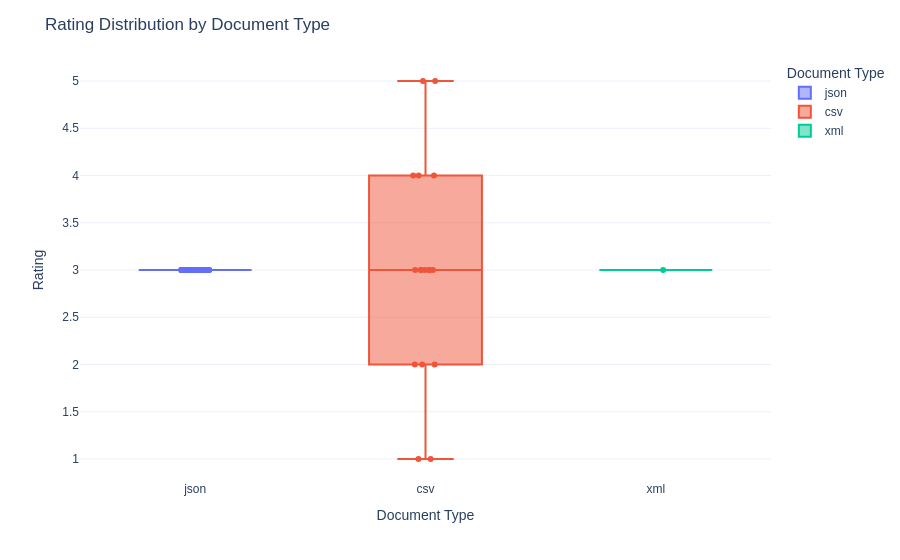

Here is the notebook cell this chart was saved with:
### Markdown cell above
### Explanation - Interactive Mention Timeline

This chart tracks monthly Apple mention volume while exposing average rating and unique-source counts in the tooltip. A line chart remains the correct base encoding because this is a time-trend question. Plotly adds zooming and hover inspection, which is especially useful for investigating particular periods without changing the chart type.

### Code cell
result = interactive_rating_by_document_type(df, INTERACTIVE_OUTPUT_DIR)
result["figure"].show()
result["path"]

### Figure 1 — Plotly figure (JSON) as saved in the notebook; plotly's stock layout.template omitted (floating-point values rounded to 4 significant figures; data arrays with more than 128 entries replaced by an {"elided": "..."} marker saying what was removed)
{"data": [{"alignmentgroup": "True", "boxpoints": "all", "customdata": {"elided": "83x3 str values"}, "hovertemplate": "Document Type=%{x}<br>Rating=%{y:.2f}<br>Title=%{customdata[0]}<br>Source=%{customdata[1]}<br>Language=%{customdata[2]}<extra></extra>", "jitter": 0.25, "legendgroup": "json", "marker": {"color": "#636efa"}, "name": "json", "notched": false, "offsetgroup": "json", "orientation": "v", "pointpos": 0, "showlegend": true, "type": "box", "x": ["json", "json", "json", "json", "json", "json", "json", "json", "json", "json", "json", "json", "json", "json", "json", "json", "json", "json", "json", "json", "json", "json", "json", "json", "json", "json", "json", "json", "json", "json", "json", "json", "json", "json", "json", "json", "json", "json", "json", "json", "json", "json", "json", "json", "json", "json", "json", "json", "json", "json", "json", "json", "json", "json", "json", "json", "json", "json", "json", "json", "json", "json", "json", "json", "json", "json", "json", "json", "json", "json", "json", "json", "json", "json", "json", "json", "json", "json", "json", "json", "json", "json", "json"], "x0": " ", "xaxis": "x", "y": [3.0, 3.0, 3.0, 3.0, 3.0, 3.0, 3.0, 3.0, 3.0, 3.0, 3.0, 3.0, 3.0, 3.0, 3.0, 3.0, 3.0, 3.0, 3.0, 3.0, 3.0, 3.0, 3.0, 3.0, 3.0, 3.0, 3.0, 3.0, 3.0, 3.0, 3.0, 3.0, 3.0, 3.0, 3.0, 3.0, 3.0, 3.0, 3.0, 3.0, 3.0, 3.0, 3.0, 3.0, 3.0, 3.0, 3.0, 3.0, 3.0, 3.0, 3.0, 3.0, 3.0, 3.0, 3.0, 3.0, 3.0, 3.0, 3.0, 3.0, 3.0, 3.0, 3.0, 3.0, 3.0, 3.0, 3.0, 3.0, 3.0, 3.0, 3.0, 3.0, 3.0, 3.0, 3.0, 3.0, 3.0, 3.0, 3.0, 3.0, 3.0, 3.0, 3.0], "y0": " ", "yaxis": "y"}, {"alignmentgroup": "True", "boxpoints": "all", "customdata": [["Apple doesnt lawsuit", "sample.csv", "Unknown"], ["Apple iPhone review", "apple_ratings_large.csv", "en"], ["Apple Watch battery test", "apple_ratings_large.csv", "de"], ["Apple iPhone review", "apple_ratings_large.csv", "en"], ["Apple Watch battery test", "apple_ratings_large.csv", "de"], ["Apple iPhone review", "apple_ratings_large.csv", "en"], ["Apple Watch battery test", "apple_ratings_large.csv", "de"], ["Apple iPhone review", "apple_ratings_large.csv", "en"], ["Apple Watch battery test", "apple_ratings_large.csv", "de"], ["Apple iPhone review", "apple_ratings_large.csv", "en"], ["Apple Watch battery test", "apple_ratings_large.csv", "de"], ["Apple iPhone review", "apple_ratings_large.csv", "en"], ["Apple Watch battery test", "apple_ratings_large.csv", "de"], ["Apple iPhone review", "apple_ratings_large.csv", "en"], ["Apple Watch battery test", "apple_ratings_large.csv", "de"], ["Apple launches new iPhone", "sample.csv", "Unknown"], ["Apple stock rises", "sample.csv", "Unknown"]], "hovertemplate": "Document Type=%{x}<br>Rating=%{y:.2f}<br>Title=%{customdata[0]}<br>Source=%{customdata[1]}<br>Language=%{customdata[2]}<extra></extra>", "jitter": 0.25, "legendgroup": "csv", "marker": {"color": "#EF553B"}, "name": "csv", "notched": false, "offsetgroup": "csv", "orientation": "v", "pointpos": 0, "showlegend": true, "type": "box", "x": ["csv", "csv", "csv", "csv", "csv", "csv", "csv", "csv", "csv", "csv", "csv", "csv", "csv", "csv", "csv", "csv", "csv"], "x0": " ", "xaxis": "x", "y": [3.0, 5.0, 1.0, 4.0, 5.0, 3.0, 4.0, 2.0, 3.0, 3.0, 4.0, 2.0, 3.0, 1.0, 2.0, 3.0, 3.0], "y0": " ", "yaxis": "y"}, {"alignmentgroup": "True", "boxpoints": "all", "customdata": [["Apple faces lawsuit", "sample.xml", "Unknown"]], "hovertemplate": "Document Type=%{x}<br>Rating=%{y:.2f}<br>Title=%{customdata[0]}<br>Source=%{customdata[1]}<br>Language=%{customdata[2]}<extra></extra>", "jitter": 0.25, "legendgroup": "xml", "marker": {"color": "#00cc96"}, "name": "xml", "notched": false, "offsetgroup": "xml", "orientation": "v", "pointpos": 0, "showlegend": true, "type": "box", "x": ["xml"], "x0": " ", "xaxis": "x", "y": [3.0], "y0": " ", "yaxis": "y"}], "layout": {"boxmode": "overlay", "colorway": ["#555B6E", "#89B0AE", "#E07A5F", "#D4A373", "#BEE3DB", "#6C757D"], "font": {"family": "Arial, sans-serif"}, "hoverlabel": {"bgcolor": "white"}, "legend": {"title": {"text": "Document Type"}, "tracegroupgap": 0}, "margin": {"t": 60}, "title": {"text": "Rating Distribution by Document Type"}, "xaxis": {"anchor": "y", "categoryarray": ["json", "csv", "xml"], "categoryorder": "array", "domain": [0.0, 1.0], "title": {"text": "Document Type"}}, "yaxis": {"anchor": "x", "domain": [0.0, 1.0], "title": {"text": "Rating"}}}}
